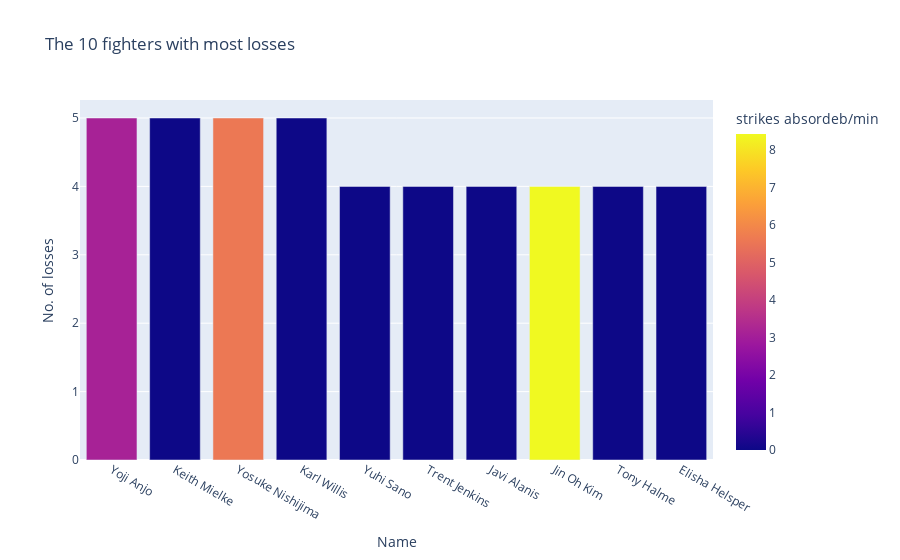

The code cell stored with this chart in its notebook:
### Markdown cell above
### Finding the top 10 fighters with the most losses

### Code cell
df_unwinning = df.loc[df["win%"] == 0].sort_values(by=['losses'], ascending=False)
per_unwinning_fig = round(df_unwinning.shape[0]/df.shape[0] * 100, 2)
uw_mean_match_played = round(df_unwinning["total_career_fights"].mean(), 1)
print(f"{per_unwinning_fig} % of fighters haven't won a match with an average of {uw_mean_match_played} matches played")

worst_10_fighters = df_unwinning.head(10)
fig2 = px.bar(worst_10_fighters,
              x='name',
              y='losses',
              title = "The 10 fighters with most losses",
             labels={'name':'Name',
                     'losses': "No. of losses",
                     "significant_strikes_absorbed_per_minute": "strikes absordeb/min"
                     }, 
             color = "significant_strikes_absorbed_per_minute"
             )
fig2.show()

### Figure 1 — Plotly figure (JSON) as saved in the notebook; plotly's stock layout.template omitted (floating-point values rounded to 4 significant figures)
{"data": [{"alignmentgroup": "True", "hovertemplate": "Name=%{x}<br>No. of losses=%{y}<br>strikes absordeb/min=%{marker.color}<extra></extra>", "legendgroup": "", "marker": {"color": [3.13, 0, 5.59, 0, 0, 0, 0, 8.43, 0, 0], "coloraxis": "coloraxis", "pattern": {"shape": ""}}, "name": "", "offsetgroup": "", "orientation": "v", "showlegend": false, "textposition": "auto", "type": "bar", "x": ["Yoji Anjo", "Keith Mielke", "Yosuke Nishijima", "Karl Willis", "Yuhi Sano", "Trent Jenkins", "Javi Alanis", "Jin Oh Kim", "Tony Halme", "Elisha Helsper"], "xaxis": "x", "y": [5, 5, 5, 5, 4, 4, 4, 4, 4, 4], "yaxis": "y"}], "layout": {"barmode": "relative", "coloraxis": {"colorbar": {"title": {"text": "strikes absordeb/min"}}, "colorscale": [[0, "#0d0887"], [0.1111, "#46039f"], [0.2222, "#7201a8"], [0.3333, "#9c179e"], [0.4444, "#bd3786"], [0.5556, "#d8576b"], [0.6667, "#ed7953"], [0.7778, "#fb9f3a"], [0.8889, "#fdca26"], [1, "#f0f921"]]}, "legend": {"tracegroupgap": 0}, "title": {"text": "The 10 fighters with most losses"}, "xaxis": {"anchor": "y", "domain": [0, 1], "title": {"text": "Name"}}, "yaxis": {"anchor": "x", "domain": [0, 1], "title": {"text": "No. of losses"}}}}
